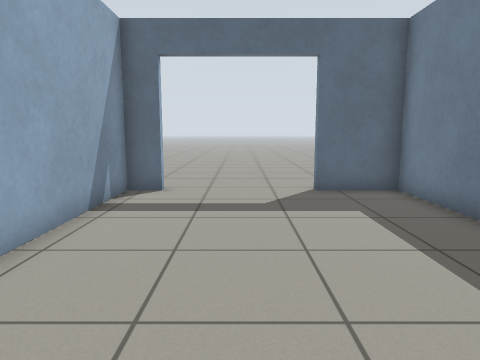
View 1 (above)

16 first-person views from a walk through a robot-simulator world made for Gazebo. The camera is 0.89 m above the floor, tilts 8° down and sees 70° across. The floor is counted in squares, 0.5 m on a side. Each view is taken from the middle of a square. On the plan, view 1 faces up. The plan holds only what a view shows up to about 17 squares ahead; the rest is blank.

View 2
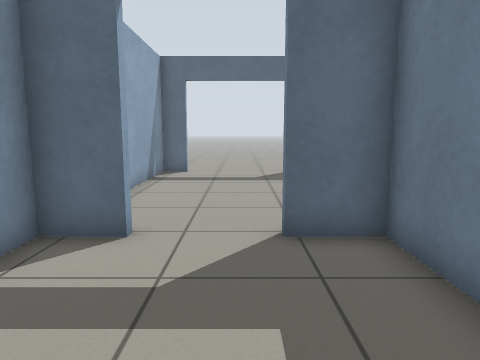

View 3
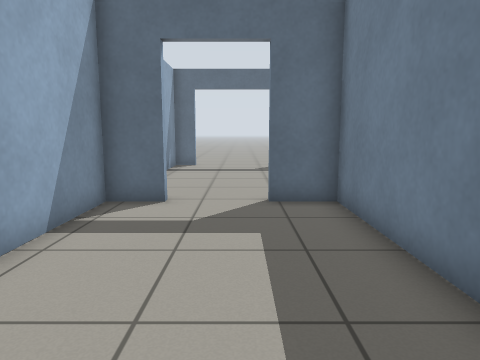

View 4
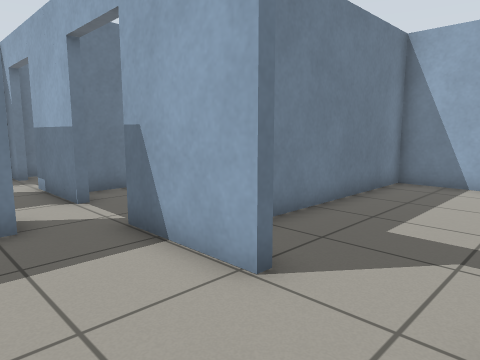

View 5
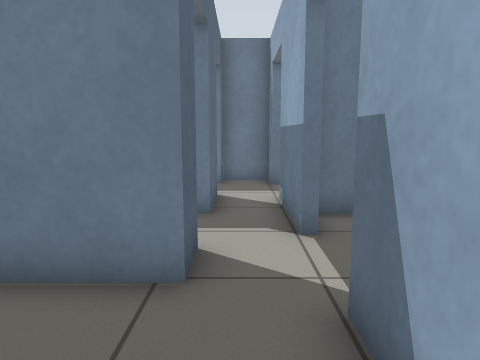

View 6
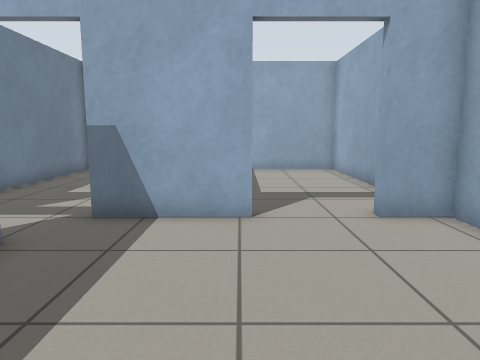

View 7
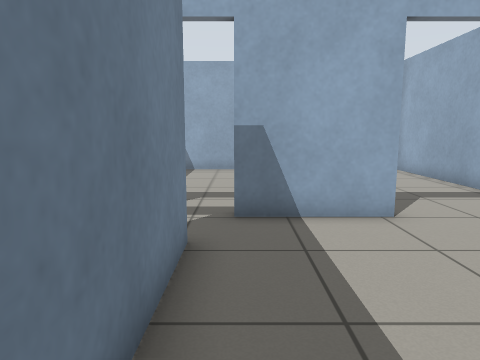

View 8
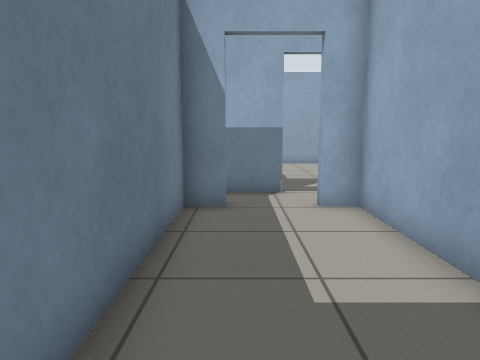

View 9
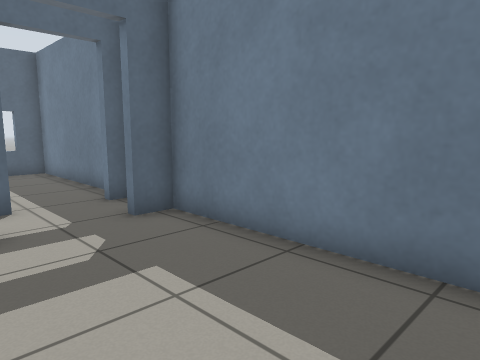

View 10
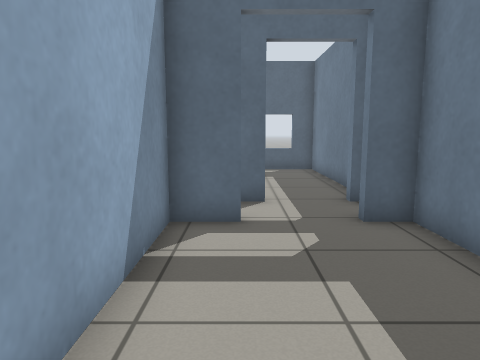

View 11
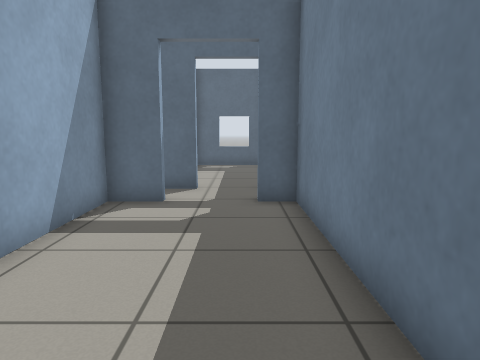

View 12
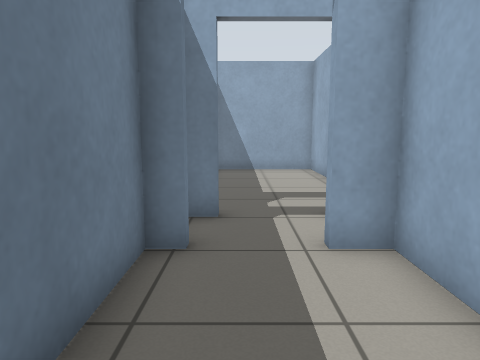

View 13
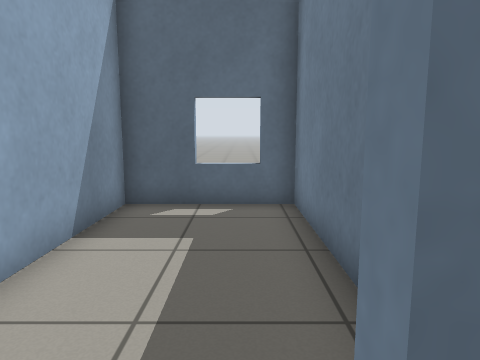

View 14
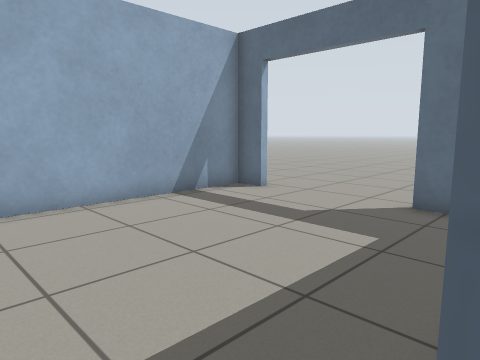

View 15
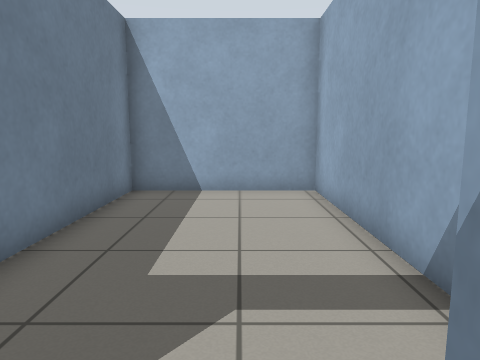

View 16
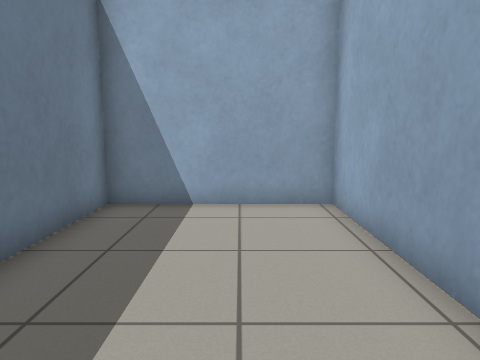

### Floor plan
Points are (right, up) in squares from view 1. A wall is a line through its corners. A room is listed if a view was taken in it or the views show most of it. See-through windows are left out.
Room 1 (views 1, 2, 3)
walls: (-1.9, 0.6) (-3.4, 0.6) (-3.4, -8.3) (2.5, -8.4) (2.5, 0.6) (0.7, 0.6)
ways out: open door at (-1, 1) to room 2
Room 2 (views 4, 5, 6, 7, 13, 14, 15)
walls: (0.6, 0.9) (4.1, 0.9); (6.1, 2.6) (4.8, 2.6) (4.8, 10.4) (2.3, 10.4); (6.6, 0.9) (10.1, 0.9); (-3.4, 1.8) (-3.4, 0.9) (-1.9, 0.9); (-2.4, 10.4) (-3.4, 10.4) (-3.4, 3.4); (10.8, 2.6) (8.3, 2.6); (12.4, 0.9) (13.5, 0.9) (13.5, 2.6) (12.8, 2.6)
ways out: open door at (-1, 1) to room 1; open door at (11, 1) to room 4; open door at (11.5, 3) to room 5; open door at (5, 1) to room 6; open door at (7, 3) to room 7; open door at (0, 10.5)
Room 3 (view 8)
walls: (6.9, 10.7) (6.9, 10.2); (12.5, 10.2) (12.5, 10.7)
ways out: opening at (2, 12)
Room 4 (views 9, 10, 11)
walls: (13.5, -6.1) (13.5, 0.6) (12.4, 0.6); (10.1, 0.6) (8.6, 0.6) (8.6, -8.4) (13.1, -8.4)
ways out: open door at (11, 1) to room 2
Room 5 (view 12)
walls: (9.6, 4.9) (9.6, 3) (10.8, 3); (12.8, 3) (13.5, 3) (13.5, 10.4) (11.1, 10.4)
ways out: open door at (11.5, 3) to room 2
Room 6 (view 16)
walls: (2.7, -1.5) (2.7, -8.4) (8.3, -8.4) (8.3, 0.4)
ways out: open door at (5, 1) to room 2
Room 7 (no view inside)
walls: (8.3, 3) (9.3, 3) (9.3, 10.4) (5.2, 10.4) (5.2, 3) (6.1, 3)
ways out: open door at (7, 3) to room 2

Where each view was taken, in squares from view 1:
view 1: 0 up, 0 right, facing up
view 2: 5 down, 0 right, facing up
view 3: 8 down, 0 right, facing up
view 4: 4 up, 2 left, facing down-right
view 5: 2 up, 1 right, facing right
view 6: 8 up, 1 right, facing down
view 7: 8 up, 4 right, facing down
view 8: 11 up, 8 right, facing down
view 9: 6 down, 9 right, facing up-right
view 10: 6 down, 10 right, facing up
view 11: 8 down, 12 right, facing up
view 12: 8 up, 12 right, facing down
view 13: 2 up, 8 right, facing up
view 14: 2 up, 5 right, facing up-left
view 15: 2 up, 5 right, facing down
view 16: 0 up, 5 right, facing down
